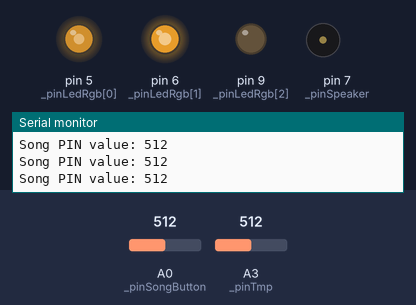
The sketch below on a simulated Arduino Uno, built with avr-gcc and run on an emulated ATmega328P. Shown: output pins drawn as LEDs (lit = HIGH), buzzer (waves = sounding), the last lines printed to the serial monitor. The test bench sets the inputs (shaded band); at power-on: A0 (_pinSongButton) = 512, A3 (_pinTmp) = 512. Random numbers use the default seed unless the sketch sets one; pins used as bus, display or sensor lines are not drawn.

Above: at 4.1 s.
4.2 s: A0 (_pinSongButton) set to 411
11.6 s: A0 (_pinSongButton) set to 388
At 13.0 s:
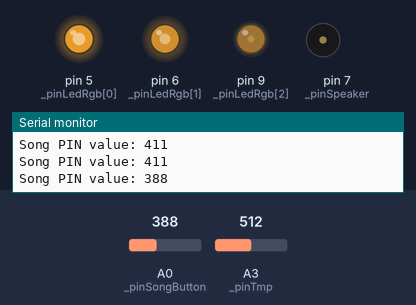
At 22.5 s:
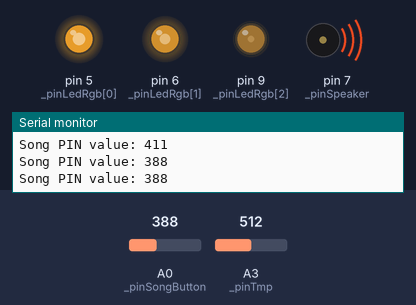
23.6 s: A3 (_pinTmp) set to 716
37.6 s: A3 (_pinTmp) set to 511
Timing chart, 0 to 48.8 s (numbered marks = the images above; inputs shaded):
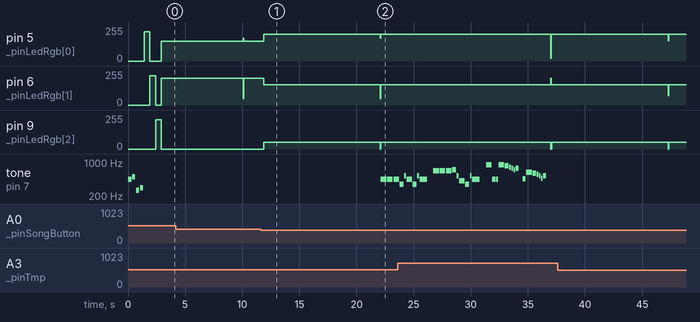

The sketch:

BirthdayBox_v1.ino
```cpp
// include the library code:
#include "pitches.h"
#include "StarWarsPitches.h"
#include "HappyBirthday.h"
#include "SuperMario.h"


// Turn on debug statements to the serial output
#define  DEBUG_ENABLE  1

#if  DEBUG_ENABLE
#define DEBUG(s, x) { Serial.print(F(s)); Serial.print(x); }
#define DEBUGS(x) Serial.print(F(x))
#define DEBUGX(x) Serial.println(x, HEX)
#else
#define DEBUG(s, x)
#define DEBUGS(x)
#define DEBUGX(x)
#endif

#define ARRAY_SIZE(A) (sizeof(A) / sizeof((A)[0]))

// constants won't change. They're used here to
// set pin numbers:
unsigned int _pinCount;
const int _pinSongButton = A0, _pinSpeaker = 7;    // pins to determine song and speaker used by tone()
unsigned int _pinSongValue;

//Temperature: TMP 36 sensor/transistor
const int _pinTmp=A3;
const unsigned long _tmpUpdateDelay = 10000; //1000ms* 60 = 60000 for 1 minute
unsigned long _tmpLastUpdate;
float _tempC, _tempF, _tempCadjust= 0.0;
const float _tempPerfect = 70., _tempMax = 80., _tempMin = 60.;
int _pinLedRgb[] = {5, 6, 9};      // the number of the LED pin
const float _maxBrightness = 220; //max brightness of each RGB color

// the following variables are long's because the time, measured in miliseconds,
// will quickly become a bigger number than can be stored in an int.
unsigned long lastDebounceTime = 0;  // the last time the output pin was toggled
unsigned long debounceDelay = 50;    // the debounce time; increase if the output flickers

void setup() {
  #if DEBUG_ENABLE
    Serial.begin(115200);
    DEBUGS("[Birthay Box test]");
  #endif

  pinMode(_pinSongButton, INPUT);
  pinMode(_pinTmp, INPUT);

  //Set PIN modes of the PWM pins
  _pinCount = sizeof(_pinLedRgb)/sizeof(int);

  for(int i=0; i< _pinCount; i++){
    pinMode(_pinLedRgb[i], OUTPUT);
  }

  // set initial LED state
  setLedRgbOff();

  //play initial ABC notes sounds, set the speaker
  playStartupTones();

  #if DEBUG_ENABLE
    int rgb[] = {_maxBrightness, 0, 0};

    setLedRgbColors(rgb); delay(500);
    rgb[0] = 0; rgb[1] = _maxBrightness;
    setLedRgbColors(rgb); delay(500);
    rgb[1] = 0; rgb[2] = _maxBrightness;
    setLedRgbColors(rgb); delay(500);
  #endif
}

void loop() {
  if ((millis() - lastDebounceTime) > debounceDelay || lastDebounceTime > millis()) {
    readTuneButton();
    lastDebounceTime = millis();
  }

  if ((millis() - _tmpLastUpdate) > _tmpUpdateDelay || _tmpLastUpdate > millis()) {
    setTempColors();
    _tmpLastUpdate = millis();
  }
}

void readTuneButton(){
  _pinSongValue = analogRead(_pinSongButton);

  #if DEBUG_ENABLE
    DEBUG("\nSong PIN value: ", _pinSongValue);
  #endif

  int rgbPurple[] = {148, 0, _maxBrightness};
  int rgbYellow[] = {150, 200, 0};
  int rgbOrange[] = {200, 153, 50};

  if(_pinSongValue > 900){
    setLedRgbColors(rgbPurple);
    soundRandom(400);

  }else if(_pinSongValue > 400){
    setLedRgbColors(rgbYellow);
    soundSpaceGun(random(300, 800));
    //soundFibonacci(random(30, 50));

  }else if(_pinSongValue > 100){
    setLedRgbColors(rgbOrange);
    playRandomSong(0, 4);
  }else{
    //setLedRgbOff();
    noTone(_pinSpeaker);
  }
}

void tmp36Sensor(){
  unsigned int tmpReading = analogRead(_pinTmp);
  float tmp36Voltage = tmpReading * 5.0;
  tmp36Voltage /= 1024.0;

  _tempC = (tmp36Voltage - .5)*100.0 + _tempCadjust;
  _tempF = (_tempC * 9.0/5.0) + 32.;

  #if DEBUG_ENABLE
    //DEBUG("\nTemp F: ", _tempF);
    //delay(500);
  #endif
}

void setTempColors()
{
  tmp36Sensor(); //reads tmp36 and sets _tempF

  static int rgbTempColors[] = {0,(int)_maxBrightness,0};

  float diff = _tempF - _tempPerfect;
  float adjust;

  if(diff > .5){
    adjust = (diff/(_tempMax - _tempPerfect)) * _maxBrightness;

    rgbTempColors[0] = adjust; //red
    rgbTempColors[1] = _maxBrightness - adjust; //green
    rgbTempColors[2] = 0.; //blue
  }else if(diff < -.5){
    adjust = diff/(_tempMin - _tempPerfect)*_maxBrightness;
    rgbTempColors[2] = adjust; //blue
    rgbTempColors[1] = _maxBrightness - adjust; //green
    rgbTempColors[0] = 0.; //red
  }else{
    rgbTempColors[0] = 0.; //red
    rgbTempColors[1] = (int)_maxBrightness; //green
    rgbTempColors[2] = 0.; //blue
  }

  setLedRgbColors(rgbTempColors);
}


void setLedRgbColors(int colorValues[])
{
  _pinCount = sizeof(_pinLedRgb)/sizeof(int);

  for(int i=0; i<_pinCount; i++){
    setLedRgbColor(&_pinLedRgb[i], &colorValues[i]);
  }

}

void setLedRgbColor(int * pin, int * colorValue)
{
  analogWrite(*pin, *colorValue);
  delay(2);
}

void setLedRgbOff()
{
  int rgbOff[] = {0, 0, 0};

  _pinCount = sizeof(_pinLedRgb)/sizeof(int);

  for(int i=0; i<_pinCount; i++){
    setLedRgbColor(&_pinLedRgb[i], &rgbOff[i]);
  }
}

void playRandomSong(int startIndex, int endIndex){
    static unsigned int randomSongPrevious;

    typedef void (*songArray[])();
    songArray songs = {playStarWars, playHappyBirthday, playSpaceGun, playSuperMario};
    unsigned int songsCount = ARRAY_SIZE(songs);

    //make sure that startIndex and endIndex do not exceed array size
    if(startIndex > songsCount){
      startIndex = songsCount;
      }

    if(endIndex > songsCount){
      endIndex = songsCount;
      }

    unsigned int randomSong = random(startIndex, endIndex);

    while(randomSong == randomSongPrevious){
      randomSong = random(startIndex, endIndex);
      }

    songs[randomSong]();
    randomSongPrevious = randomSong;
  }

void soundRandom(int maximum){
  tone(_pinSpeaker, random(maximum, 10*maximum));
  delay(maximum);
}

void playSuperMario(){
    playSuperMarioTheme(1);
    playSuperMarioTheme(1);
    playSuperMarioTheme(2);
  }

void playSuperMarioTheme(int theme) {
  // iterate over the notes of the melody:
  //song = s;
  if (theme == 2) {
    Serial.println(" 'Underworld Theme'");
    //int size = sizeof(underworld_melody) / sizeof(int);
    int melodySizeUnderworld = ARRAY_SIZE(superMarioUnderworldMelody);

    for (int thisNote = 0; thisNote < melodySizeUnderworld; thisNote++) {

      // to calculate the note duration, take one second
      // divided by the note type.
      //e.g. quarter note = 1000 / 4, eighth note = 1000/8, etc.
      int noteDuration = 1000 / superMarioUnderworldTempo[thisNote];

      beepDigitalWriteSuperMario(_pinSpeaker, superMarioUnderworldMelody[thisNote], noteDuration);

      // to distinguish the notes, set a minimum time between them.
      // the note's duration + 30% seems to work well:
      int pauseBetweenNotes = noteDuration * 1.30;
      delay(pauseBetweenNotes);

      // stop the tone playing:
      beepDigitalWriteSuperMario(_pinSpeaker, 0, noteDuration);
    }

  } else {

    Serial.println(" 'Mario Theme'");
    //int size = sizeof(melody) / sizeof(int);
    int melodySize = ARRAY_SIZE(superMarioMelody);

    for (int thisNote = 0; thisNote < melodySize; thisNote++) {

      // to calculate the note duration, take one second
      // divided by the note type.
      //e.g. quarter note = 1000 / 4, eighth note = 1000/8, etc.
      int noteDuration = 1000 / superMarioTempo[thisNote];

      beepDigitalWriteSuperMario(_pinSpeaker, superMarioMelody[thisNote], noteDuration);

      // to distinguish the notes, set a minimum time between them.
      // the note's duration + 30% seems to work well:
      int pauseBetweenNotes = noteDuration * 1.30;
      delay(pauseBetweenNotes);

      // stop the tone playing:
      beepDigitalWriteSuperMario(_pinSpeaker, 0, noteDuration);
    }
  }
}

void soundSpaceGun(int maximum){
  for(int i = 0; i < maximum; i++){
    digitalWrite(_pinSpeaker, HIGH);
    delayMicroseconds(i);
    digitalWrite(_pinSpeaker, LOW);
    delayMicroseconds(i);
  }
}

void playSpaceGun(){
  unsigned int shotsFired = random(5, 20);

  for(int i = 0; i < shotsFired; i++){
    unsigned int maximum = random(300, 800);

    for(int i = 0; i < maximum; i++){
      digitalWrite(_pinSpeaker, HIGH);
      delayMicroseconds(i);
      digitalWrite(_pinSpeaker, LOW);
      delayMicroseconds(i);
    }
  }
}

void soundFibonacci(int maximum){
  unsigned int fibDelay = 200;
  unsigned long fib = 1, fib1 = 1, fib2 =2;

  for(int i = 0; i < maximum; i++){
    fib = fib1 + fib2;
    fib1 = fib2; fib2 = fib;

    tone(_pinSpeaker, fib, fibDelay);
    delay(fibDelay);
  }
}

void playHappyBirthday(){
  for (int i = 0; i < ARRAY_SIZE(happyBirthdayBeats); i++) {
   if (happyBirthdayNotes[i] == ' ') {
     delay(happyBirthdayBeats[i] * happyBirthdayTempo); // rest
   } else {
     HappyBirthdayTones(happyBirthdayNotes[i], happyBirthdayBeats[i] * happyBirthdayTempo);
   }

   // pause between happyBirthdayNotes
   delay(happyBirthdayTempo);
  }
}

void HappyBirthdayTones(char note, int duration) {
  int SPEE = 5;

  // play the tone corresponding to the note name
  for (int i = 0; i < ARRAY_SIZE(happyBirthdayNoteNames); i++) {
     if (happyBirthdayNoteNames[i] == note) {
      int newduration = duration/SPEE;
       beepDigitalWrite(happyBirthdayNoteTones[i], newduration);
     }
    }
}

void playStarWars(){
  playStarWarsFirstSection();
  playStarWarsSecondSection();
}

void playStarWarsFirstSection()
{
    for(int i; i < ARRAY_SIZE(starWarsNotesS1_1);i++){
      beep(starWarsNotesS1_1[i], starWarsDurationsS1_1[i]);
    }

  delay(500);

    for(int i; i < ARRAY_SIZE(starWarsNotesS1_2);i++){
      beep(starWarsNotesS1_2[i], starWarsDurationsS1_2[i]);
    }

  delay(500);
}

void playStarWarsSecondSection()
{
    for(int i; i < ARRAY_SIZE(starWarsNotesS2_1);i++){
      beep(starWarsNotesS2_1[i], starWarsDurationsS2_1[i]);
    }

  delay(325);

    for(int i; i< ARRAY_SIZE(starWarsNotesS2_2); i++){
      beep(starWarsNotesS2_2[i], starWarsDurationsS2_2[i]);
    }

  delay(350);
}


void playStartupTones()
{
  int notesDelay = 300;

  //tone(_pinSpeaker, NOTE_A2, 10); noTone(_pinSpeaker);//sets the speaker
  beep(NOTE_A4, notesDelay);
  beep(NOTE_B4, notesDelay);
  beep(NOTE_C4, notesDelay);
  beep(NOTE_D4, notesDelay);
}

void beep(int note, int duration)
{
  //Play tone on buzzerPin
  tone(_pinSpeaker, note, duration);
  delay(duration);
  noTone(_pinSpeaker);
  delay(50);
}

void beepDigitalWrite_NOTUSED(int tone1, int duration, int tone1Multiplier) {
  for(long i = 0; i < duration; i += tone1 * tone1Multiplier) {
     digitalWrite(_pinSpeaker, HIGH);
     delayMicroseconds(tone1);
     digitalWrite(_pinSpeaker, LOW);
     delayMicroseconds(tone1);
  }
}

void beepDigitalWrite(int tone1, int duration) {
  for(long i = 0; i < duration * 1000L; i += tone1 * 2) {
     digitalWrite(_pinSpeaker, HIGH);
     delayMicroseconds(tone1);
     digitalWrite(_pinSpeaker, LOW);
     delayMicroseconds(tone1);
  }
}

void beepDigitalWriteSuperMario_NOT_USED(int targetPin, long frequency, long length) {
  long delayValue = 1000000 / frequency / 2; // calculate the delay value between transitions
  //// 1 second's worth of microseconds, divided by the frequency, then split in half since
  //// there are two phases to each cycle
  long numCycles = frequency * length / 1000; // calculate the number of cycles for proper timing
  //// multiply frequency, which is really cycles per second, by the number of seconds to
  //// get the total number of cycles to produce
  //beepDigitalWrite(1, numCycles, 1);
}

void beepDigitalWriteSuperMario(int targetPin, long frequency, long length) {
  digitalWrite(13, HIGH);
  long delayValue = 1000000 / frequency / 2; // calculate the delay value between transitions
  //// 1 second's worth of microseconds, divided by the frequency, then split in half since
  //// there are two phases to each cycle
  long numCycles = frequency * length / 1000; // calculate the number of cycles for proper timing
  //// multiply frequency, which is really cycles per second, by the number of seconds to
  //// get the total number of cycles to produce
  for (long i = 0; i < numCycles; i++) { // for the calculated length of time...
    digitalWrite(targetPin, HIGH); // write the buzzer pin high to push out the diaphram
    delayMicroseconds(delayValue); // wait for the calculated delay value
    digitalWrite(targetPin, LOW); // write the buzzer pin low to pull back the diaphram
    delayMicroseconds(delayValue); // wait again or the calculated delay value
  }
  digitalWrite(13, LOW);

}
```

HappyBirthday.h
```cpp
/*************************************************
 * NOTES and Beats FOR Happy Birthday
 *************************************************/
char happyBirthdayNotes[] = "GGAGcB GGAGdc GGxecBA yyecdc";
int happyBirthdayBeats[] = { 2, 2, 8, 8, 8, 16, 1, 2, 2, 8, 8,8, 16, 1, 2 , 2 ,8,8,8,8,16, 1,2,2,8,8,8,16 };

char happyBirthdayNoteNames[] = {'C','D','E', 'F', 'G', 'A', 'B','c', 'd', 'e', 'f', 'g', 'a', 'b','x', 'y' };
int happyBirthdayNoteTones[] = { 1915, 1700, 1519, 1432, 1275, 1136, 1014, 956,  834,  765,  593,  468,  346,  224, 655, 715 };

const int happyBirthdayTempo = 150;
```

StarWarsPitches.h
```cpp
/*************************************************
 * NOTES FOR Star Wars Imperial March
 *************************************************/
#define NOTE_c  261
#define NOTE_d  294
#define e  329
#define f  349
#define g  391
#define gS  415
#define a  440
#define aS  455
#define NOTE_b 466
#define cH  523
#define cSH  554
#define dH  587
#define dSH  622
#define eH  659
#define fH  698
#define fSH  740
#define gH  784
#define gSH  830
#define aH  880

//first section, first part
int starWarsNotesS1_1[] = {a, a, a, f, cH, a, f, cH, a };
int starWarsDurationsS1_1[] = {500, 500,500, 350,150,500, 350,150,650};

//first section, second part
int starWarsNotesS1_2[] = {eH,eH,eH, fH, cH, gS, f, cH, a };
int starWarsDurationsS1_2[] = {500, 500,500, 350,150,500,350,150,650};

//second section, first part
int starWarsNotesS2_1[] = {aH, a, a, aH, gSH, gH, fSH, fH, fSH };
int starWarsDurationsS2_1[] = {500, 300, 150, 500, 325, 175, 125, 125, 250};

//second section, second part
int starWarsNotesS2_2[] = {aS, dSH, dH, cSH, cH, NOTE_b, cH};
int starWarsDurationsS2_2[] = {250, 500, 325, 175, 125, 125, 250};
```

SuperMario.h
```cpp
/*************************************************
 * Public Constants
 *************************************************/

//Mario main theme melody
int superMarioMelody[] = {
  NOTE_E7, NOTE_E7, 0, NOTE_E7,
  0, NOTE_C7, NOTE_E7, 0,
  NOTE_G7, 0, 0,  0,
  NOTE_G6, 0, 0, 0,

  NOTE_C7, 0, 0, NOTE_G6,
  0, 0, NOTE_E6, 0,
  0, NOTE_A6, 0, NOTE_B6,
  0, NOTE_AS6, NOTE_A6, 0,

  NOTE_G6, NOTE_E7, NOTE_G7,
  NOTE_A7, 0, NOTE_F7, NOTE_G7,
  0, NOTE_E7, 0, NOTE_C7,
  NOTE_D7, NOTE_B6, 0, 0,

  NOTE_C7, 0, 0, NOTE_G6,
  0, 0, NOTE_E6, 0,
  0, NOTE_A6, 0, NOTE_B6,
  0, NOTE_AS6, NOTE_A6, 0,

  NOTE_G6, NOTE_E7, NOTE_G7,
  NOTE_A7, 0, NOTE_F7, NOTE_G7,
  0, NOTE_E7, 0, NOTE_C7,
  NOTE_D7, NOTE_B6, 0, 0
};
//Mario main them tempo
int superMarioTempo[] = {
  12, 12, 12, 12,
  12, 12, 12, 12,
  12, 12, 12, 12,
  12, 12, 12, 12,

  12, 12, 12, 12,
  12, 12, 12, 12,
  12, 12, 12, 12,
  12, 12, 12, 12,

  9, 9, 9,
  12, 12, 12, 12,
  12, 12, 12, 12,
  12, 12, 12, 12,

  12, 12, 12, 12,
  12, 12, 12, 12,
  12, 12, 12, 12,
  12, 12, 12, 12,

  9, 9, 9,
  12, 12, 12, 12,
  12, 12, 12, 12,
  12, 12, 12, 12,
};
//Underworld melody
int superMarioUnderworldMelody[] = {
  NOTE_C4, NOTE_C5, NOTE_A3, NOTE_A4,
  NOTE_AS3, NOTE_AS4, 0,
  0,
  NOTE_C4, NOTE_C5, NOTE_A3, NOTE_A4,
  NOTE_AS3, NOTE_AS4, 0,
  0,
  NOTE_F3, NOTE_F4, NOTE_D3, NOTE_D4,
  NOTE_DS3, NOTE_DS4, 0,
  0,
  NOTE_F3, NOTE_F4, NOTE_D3, NOTE_D4,
  NOTE_DS3, NOTE_DS4, 0,
  0, NOTE_DS4, NOTE_CS4, NOTE_D4,
  NOTE_CS4, NOTE_DS4,
  NOTE_DS4, NOTE_GS3,
  NOTE_G3, NOTE_CS4,
  NOTE_C4, NOTE_FS4, NOTE_F4, NOTE_E3, NOTE_AS4, NOTE_A4,
  NOTE_GS4, NOTE_DS4, NOTE_B3,
  NOTE_AS3, NOTE_A3, NOTE_GS3,
  0, 0, 0
};
//Underwolrd tempo
int superMarioUnderworldTempo[] = {
  12, 12, 12, 12,
  12, 12, 6,
  3,
  12, 12, 12, 12,
  12, 12, 6,
  3,
  12, 12, 12, 12,
  12, 12, 6,
  3,
  12, 12, 12, 12,
  12, 12, 6,
  6, 18, 18, 18,
  6, 6,
  6, 6,
  6, 6,
  18, 18, 18, 18, 18, 18,
  10, 10, 10,
  10, 10, 10,
  3, 3, 3
};
```

pitches.h
```cpp
/*************************************************
 * Public Constants
 *************************************************/

#define NOTE_B0  31
#define NOTE_C1  33
#define NOTE_CS1 35
#define NOTE_D1  37
#define NOTE_DS1 39
#define NOTE_E1  41
#define NOTE_F1  44
#define NOTE_FS1 46
#define NOTE_G1  49
#define NOTE_GS1 52
#define NOTE_A1  55
#define NOTE_AS1 58
#define NOTE_B1  62
#define NOTE_C2  65
#define NOTE_CS2 69
#define NOTE_D2  73
#define NOTE_DS2 78
#define NOTE_E2  82
#define NOTE_F2  87
#define NOTE_FS2 93
#define NOTE_G2  98
#define NOTE_GS2 104
#define NOTE_A2  110
#define NOTE_AS2 117
#define NOTE_B2  123
#define NOTE_C3  131
#define NOTE_CS3 139
#define NOTE_D3  147
#define NOTE_DS3 156
#define NOTE_E3  165
#define NOTE_F3  175
#define NOTE_FS3 185
#define NOTE_G3  196
#define NOTE_GS3 208
#define NOTE_A3  220
#define NOTE_AS3 233
#define NOTE_B3  247
#define NOTE_C4  262
#define NOTE_CS4 277
#define NOTE_D4  294
#define NOTE_DS4 311
#define NOTE_E4  330
#define NOTE_F4  349
#define NOTE_FS4 370
#define NOTE_G4  392
#define NOTE_GS4 415
#define NOTE_A4  440
#define NOTE_AS4 466
#define NOTE_B4  494
#define NOTE_C5  523
#define NOTE_CS5 554
#define NOTE_D5  587
#define NOTE_DS5 622
#define NOTE_E5  659
#define NOTE_F5  698
#define NOTE_FS5 740
#define NOTE_G5  784
#define NOTE_GS5 831
#define NOTE_A5  880
#define NOTE_AS5 932
#define NOTE_B5  988
#define NOTE_C6  1047
#define NOTE_CS6 1109
#define NOTE_D6  1175
#define NOTE_DS6 1245
#define NOTE_E6  1319
#define NOTE_F6  1397
#define NOTE_FS6 1480
#define NOTE_G6  1568
#define NOTE_GS6 1661
#define NOTE_A6  1760
#define NOTE_AS6 1865
#define NOTE_B6  1976
#define NOTE_C7  2093
#define NOTE_CS7 2217
#define NOTE_D7  2349
#define NOTE_DS7 2489
#define NOTE_E7  2637
#define NOTE_F7  2794
#define NOTE_FS7 2960
#define NOTE_G7  3136
#define NOTE_GS7 3322
#define NOTE_A7  3520
#define NOTE_AS7 3729
#define NOTE_B7  3951
#define NOTE_C8  4186
#define NOTE_CS8 4435
#define NOTE_D8  4699
#define NOTE_DS8 4978
```

Measured:
- the behaviour switches between 401 and 400 on A0 (_pinSongButton) (found by bisection; images 0 and 1)
- after the input at 11.6 s, pin 9 (_pinLedRgb[2]): 0/255 → 50/255 after 0.27 s; tone on pin 7 (_pinSpeaker): alternates 440 Hz for 0.50 s and silent for 0.05 s, starting after 10.5 s
